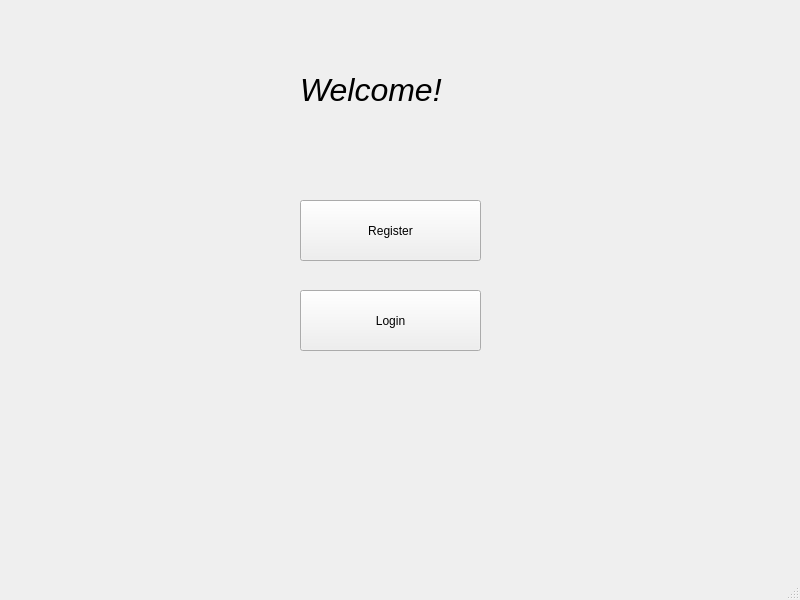
<?xml version="1.0" encoding="UTF-8"?>
<ui version="4.0">
 <class>MainWindow</class>
 <widget class="QMainWindow" name="MainWindow">
  <property name="geometry">
   <rect>
    <x>0</x>
    <y>0</y>
    <width>800</width>
    <height>600</height>
   </rect>
  </property>
  <property name="windowTitle">
   <string>MainWindow</string>
  </property>
  <widget class="QWidget" name="centralwidget">
   <widget class="QLabel" name="label">
    <property name="geometry">
     <rect>
      <x>300</x>
      <y>40</y>
      <width>191</width>
      <height>101</height>
     </rect>
    </property>
    <property name="text">
     <string>&lt;html&gt;&lt;head/&gt;&lt;body&gt;&lt;p&gt;&lt;span style=&quot; font-size:24pt; font-style:italic;&quot;&gt;Welcome!&lt;/span&gt;&lt;/p&gt;&lt;/body&gt;&lt;/html&gt;</string>
    </property>
   </widget>
   <widget class="QPushButton" name="pushButton">
    <property name="geometry">
     <rect>
      <x>300</x>
      <y>200</y>
      <width>181</width>
      <height>61</height>
     </rect>
    </property>
    <property name="styleSheet">
     <string notr="true">font: 14pt &quot;Arial&quot;</string>
    </property>
    <property name="text">
     <string>Register</string>
    </property>
   </widget>
   <widget class="QPushButton" name="pushButton_2">
    <property name="geometry">
     <rect>
      <x>300</x>
      <y>290</y>
      <width>181</width>
      <height>61</height>
     </rect>
    </property>
    <property name="styleSheet">
     <string notr="true">font: 14pt &quot;Arial&quot;;</string>
    </property>
    <property name="text">
     <string>Login</string>
    </property>
   </widget>
  </widget>
  <widget class="QMenuBar" name="menubar">
   <property name="geometry">
    <rect>
     <x>0</x>
     <y>0</y>
     <width>800</width>
     <height>26</height>
    </rect>
   </property>
  </widget>
  <widget class="QStatusBar" name="statusbar"/>
 </widget>
 <resources/>
 <connections/>
</ui>
